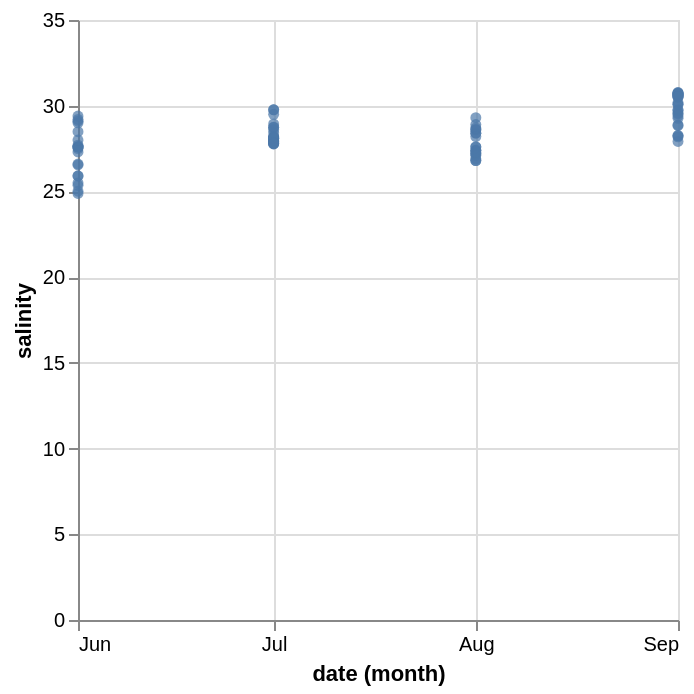

Write notebook code for a chart like this one.
### Code cell
alt.Chart(ctd).mark_circle().encode(
    alt.X('month(date)'),
    alt.Y('salinity')
)

### Figure 1 — Vega-Lite specification as saved in the notebook (floating-point values rounded to 4 significant figures)
{"config": {"view": {"continuousWidth": 300, "continuousHeight": 300}}, "data": {"name": "data-519d36ff2a803831145b6c859c01d423"}, "mark": {"type": "circle"}, "encoding": {"x": {"field": "date", "timeUnit": "month", "type": "temporal"}, "y": {"field": "salinity", "type": "quantitative"}}, "$schema": "https://vega.github.io/schema/vega-lite/v5.20.1.json", "datasets": {"data-519d36ff2a803831145b6c859c01d423": [{"site": "Possession Point", "date": "2025-06-07", "data_point": "DE1", "temp": 16.2, "salinity": 25.01, "conductivity": null, "depth": 0}, {"site": "Possession Point", "date": "2025-06-07", "data_point": "DE1", "temp": 16.0, "salinity": 24.88, "conductivity": null, "depth": 2}, {"site": "Possession Point", "date": "2025-06-07", "data_point": "DE1", "temp": 15.6, "salinity": 25.36, "conductivity": null, "depth": 4}, {"site": "Possession Point", "date": "2025-06-07", "data_point": "DE1", "temp": 14.9, "salinity": 25.91, "conductivity": null, "depth": 6}, {"site": "Possession Point", "date": "2025-06-07", "data_point": "DE1", "temp": 14.1, "salinity": 26.55, "conductivity": null, "depth": 8}, {"site": "Possession Point", "date": "2025-06-07", "data_point": "DE1", "temp": 11.9, "salinity": 28.48, "conductivity": null, "depth": 10}, {"site": "Possession Point", "date": "2025-06-07", "data_point": "DE2", "temp": 17.2, "salinity": 27.3, "conductivity": null, "depth": 0}, {"site": "Possession Point", "date": "2025-06-07", "data_point": "DE2", "temp": 16.6, "salinity": 27.5, "conductivity": null, "depth": 2}, {"site": "Possession Point", "date": "2025-06-07", "data_point": "DE2", "temp": 15.6, "salinity": 27.6, "conductivity": null, "depth": 4}, {"site": "Possession Point", "date": "2025-06-07", "data_point": "DE2", "temp": 14.8, "salinity": 27.6, "conductivity": null, "depth": 6}, {"site": "Possession Point", "date": "2025-06-07", "data_point": "DE2", "temp": 13.6, "salinity": 27.7, "conductivity": null, "depth": 8}, {"site": "Possession Point", "date": "2025-06-07", "data_point": "DE2", "temp": 11.9, "salinity": 29.1, "conductivity": null, "depth": 10}, {"site": "Possession Point", "date": "2025-06-07", "data_point": "SE1", "temp": 17.8, "salinity": 27.6, "conductivity": null, "depth": 0}, {"site": "Possession Point", "date": "2025-06-07", "data_point": "SE1", "temp": 16.7, "salinity": 27.6, "conductivity": null, "depth": 2}, {"site": "Possession Point", "date": "2025-06-07", "data_point": "SE1", "temp": 13.7, "salinity": 28.0, "conductivity": null, "depth": 4}, {"site": "Possession Point", "date": "2025-06-07", "data_point": "SE1", "temp": 12.0, "salinity": 29.2, "conductivity": null, "depth": 6}, {"site": "Possession Point", "date": "2025-06-07", "data_point": "SE1", "temp": 11.7, "salinity": 29.0, "conductivity": null, "depth": 8}, {"site": "Possession Point", "date": "2025-06-07", "data_point": "SE1", "temp": 11.4, "salinity": 29.4, "conductivity": null, "depth": 10}, {"site": "Possession Point", "date": "2025-06-07", "data_point": "SE2", "temp": 17.5, "salinity": 25.5, "conductivity": null, "depth": 0}, {"site": "Possession Point", "date": "2025-06-07", "data_point": "SE2", "temp": 15.2, "salinity": 25.9, "conductivity": null, "depth": 2}, {"site": "Possession Point", "date": "2025-06-07", "data_point": "SE2", "temp": 14.4, "salinity": 26.6, "conductivity": null, "depth": 4}, {"site": "Possession Point", "date": "2025-07-20", "data_point": "DE1", "temp": 16.0, "salinity": 27.89, "conductivity": 35.8, "depth": 0}, {"site": "Possession Point", "date": "2025-07-20", "data_point": "DE1", "temp": 16.0, "salinity": 27.89, "conductivity": 35.8, "depth": 2}, {"site": "Possession Point", "date": "2025-07-20", "data_point": "DE1", "temp": 15.9, "salinity": 27.91, "conductivity": 35.75, "depth": 4}, {"site": "Possession Point", "date": "2025-07-20", "data_point": "DE1", "temp": 15.4, "salinity": 28.14, "conductivity": 35.61, "depth": 6}, {"site": "Possession Point", "date": "2025-07-20", "data_point": "DE1", "temp": 15.1, "salinity": 28.42, "conductivity": 35.68, "depth": 8}, {"site": "Possession Point", "date": "2025-07-20", "data_point": "DE1", "temp": 14.9, "salinity": 28.61, "conductivity": 35.73, "depth": 10}, {"site": "Possession Point", "date": "2025-07-20", "data_point": "DE1", "temp": 14.8, "salinity": 28.75, "conductivity": 35.8, "depth": 12}, {"site": "Possession Point", "date": "2025-07-20", "data_point": "DE1", "temp": 14.6, "salinity": 28.94, "conductivity": 35.85, "depth": 14}, {"site": "Possession Point", "date": "2025-07-20", "data_point": "DE1", "temp": 13.2, "salinity": 29.76, "conductivity": 35.58, "depth": 16}, {"site": "Possession Point", "date": "2025-07-20", "data_point": "DE2", "temp": 16.0, "salinity": 27.8, "conductivity": 35.7, "depth": 0}, {"site": "Possession Point", "date": "2025-07-20", "data_point": "DE2", "temp": 15.9, "salinity": 27.88, "conductivity": 35.71, "depth": 2}, {"site": "Possession Point", "date": "2025-07-20", "data_point": "DE2", "temp": 15.7, "salinity": 27.99, "conductivity": 35.68, "depth": 4}, {"site": "Possession Point", "date": "2025-07-20", "data_point": "DE2", "temp": 15.5, "salinity": 28.08, "conductivity": 35.62, "depth": 6}, {"site": "Possession Point", "date": "2025-07-20", "data_point": "DE2", "temp": 15.2, "salinity": 28.2, "conductivity": 35.51, "depth": 8}, {"site": "Possession Point", "date": "2025-07-20", "data_point": "DE2", "temp": 14.9, "salinity": 28.74, "conductivity": 35.87, "depth": 10}, {"site": "Possession Point", "date": "2025-07-20", "data_point": "DE2", "temp": 13.8, "salinity": 29.5, "conductivity": 35.8, "depth": 12}, {"site": "Possession Point", "date": "2025-07-20", "data_point": "DE2", "temp": 13.1, "salinity": 29.77, "conductivity": 35.5, "depth": 14}, {"site": "Possession Point", "date": "2025-07-20", "data_point": "SE1", "temp": 15.5, "salinity": 28.12, "conductivity": 35.66, "depth": 0}, {"site": "Possession Point", "date": "2025-07-20", "data_point": "SE1", "temp": 15.5, "salinity": 28.09, "conductivity": 35.63, "depth": 2}, {"site": "Possession Point", "date": "2025-07-20", "data_point": "SE1", "temp": 15.5, "salinity": 28.1, "conductivity": 35.64, "depth": 4}, {"site": "Possession Point", "date": "2025-07-20", "data_point": "SE1", "temp": 15.4, "salinity": 28.17, "conductivity": 35.64, "depth": 6}, {"site": "Possession Point", "date": "2025-07-20", "data_point": "SE2", "temp": 16.2, "salinity": 27.78, "conductivity": 35.84, "depth": 0}, {"site": "Possession Point", "date": "2025-07-20", "data_point": "SE2", "temp": 16.2, "salinity": 27.77, "conductivity": 35.83, "depth": 2}, {"site": "Possession Point", "date": "2025-07-20", "data_point": "SE2", "temp": 16.1, "salinity": 27.82, "conductivity": 35.81, "depth": 4}, {"site": "Possession Point", "date": "2025-08-23", "data_point": "DE1", "temp": 17.0, "salinity": 26.8, "conductivity": null, "depth": 0}, {"site": "Possession Point", "date": "2025-08-23", "data_point": "DE1", "temp": 16.6, "salinity": 26.8, "conductivity": null, "depth": 2}, {"site": "Possession Point", "date": "2025-08-23", "data_point": "DE1", "temp": 15.8, "salinity": 27.4, "conductivity": null, "depth": 4}, {"site": "Possession Point", "date": "2025-08-23", "data_point": "DE1", "temp": 14.6, "salinity": 28.4, "conductivity": null, "depth": 6}, {"site": "Possession Point", "date": "2025-08-23", "data_point": "DE1", "temp": 14.4, "salinity": 28.6, "conductivity": null, "depth": 8}, {"site": "Possession Point", "date": "2025-08-23", "data_point": "DE1", "temp": 14.3, "salinity": 28.6, "conductivity": null, "depth": 10}, {"site": "Possession Point", "date": "2025-08-23", "data_point": "DE2", "temp": 17.4, "salinity": 27.2, "conductivity": null, "depth": 0}, {"site": "Possession Point", "date": "2025-08-23", "data_point": "DE2", "temp": 16.3, "salinity": 27.2, "conductivity": null, "depth": 2}, {"site": "Possession Point", "date": "2025-08-23", "data_point": "DE2", "temp": 15.9, "salinity": 27.6, "conductivity": null, "depth": 4}, {"site": "Possession Point", "date": "2025-08-23", "data_point": "DE2", "temp": 16.1, "salinity": 28.4, "conductivity": null, "depth": 6}, {"site": "Possession Point", "date": "2025-08-23", "data_point": "DE2", "temp": 15.2, "salinity": 28.9, "conductivity": null, "depth": 8}, {"site": "Possession Point", "date": "2025-08-23", "data_point": "DE2", "temp": 13.8, "salinity": 29.3, "conductivity": null, "depth": 10}, {"site": "Possession Point", "date": "2025-08-23", "data_point": "SE1", "temp": 17.2, "salinity": 27.4, "conductivity": null, "depth": 0}, {"site": "Possession Point", "date": "2025-08-23", "data_point": "SE1", "temp": 16.4, "salinity": 27.6, "conductivity": null, "depth": 2}, {"site": "Possession Point", "date": "2025-08-23", "data_point": "SE1", "temp": 15.6, "salinity": 28.2, "conductivity": null, "depth": 4}, {"site": "Possession Point", "date": "2025-08-23", "data_point": "SE1", "temp": 15.5, "salinity": 28.7, "conductivity": null, "depth": 6}, {"site": "Possession Point", "date": "2025-08-23", "data_point": "SE2", "temp": 18.7, "salinity": 27.1, "conductivity": null, "depth": 0}, {"site": "Possession Point", "date": "2025-08-23", "data_point": "SE2", "temp": 17.2, "salinity": 26.9, "conductivity": null, "depth": 2}, {"site": "Possession Point", "date": "2025-08-23", "data_point": "SE2", "temp": 17.0, "salinity": 27.3, "conductivity": null, "depth": 4}, {"site": "Possession Point", "date": "2025-09-05", "data_point": "DE1", "temp": 16.2, "salinity": 27.92, "conductivity": 36.0, "depth": 0}, {"site": "Possession Point", "date": "2025-09-05", "data_point": "DE1", "temp": 15.4, "salinity": 28.84, "conductivity": 36.4, "depth": 2}, {"site": "Possession Point", "date": "2025-09-05", "data_point": "DE1", "temp": 15.2, "salinity": 28.88, "conductivity": 36.28, "depth": 4}, {"site": "Possession Point", "date": "2025-09-05", "data_point": "DE1", "temp": 14.8, "salinity": 29.27, "conductivity": 36.38, "depth": 6}, {"site": "Possession Point", "date": "2025-09-05", "data_point": "DE1", "temp": 14.5, "salinity": 29.57, "conductivity": 36.47, "depth": 8}, {"site": "Possession Point", "date": "2025-09-05", "data_point": "DE1", "temp": 13.7, "salinity": 30.18, "conductivity": 36.46, "depth": 10}, {"site": "Possession Point", "date": "2025-09-05", "data_point": "DE1", "temp": 13.1, "salinity": 30.57, "conductivity": 36.36, "depth": 12}, {"site": "Possession Point", "date": "2025-09-05", "data_point": "DE1", "temp": 13.0, "salinity": 30.7, "conductivity": 36.42, "depth": 14}, {"site": "Possession Point", "date": "2025-09-05", "data_point": "DE1", "temp": 13.0, "salinity": 30.64, "conductivity": 36.35, "depth": 16}, {"site": "Possession Point", "date": "2025-09-05", "data_point": "DE1", "temp": 13.0, "salinity": 30.66, "conductivity": 36.37, "depth": 18}, {"site": "Possession Point", "date": "2025-09-05", "data_point": "DE2", "temp": 15.7, "salinity": 29.76, "conductivity": 37.7, "depth": 0}, {"site": "Possession Point", "date": "2025-09-05", "data_point": "DE2", "temp": 15.6, "salinity": 29.53, "conductivity": 37.36, "depth": 2}, {"site": "Possession Point", "date": "2025-09-05", "data_point": "DE2", "temp": 14.1, "salinity": 30.08, "conductivity": 36.69, "depth": 4}, {"site": "Possession Point", "date": "2025-09-05", "data_point": "DE2", "temp": 13.4, "salinity": 30.54, "conductivity": 36.59, "depth": 6}, {"site": "Possession Point", "date": "2025-09-05", "data_point": "DE2", "temp": 13.1, "salinity": 30.61, "conductivity": 36.4, "depth": 8}, {"site": "Possession Point", "date": "2025-09-05", "data_point": "DE2", "temp": 13.0, "salinity": 30.7, "conductivity": 36.41, "depth": 10}, {"site": "Possession Point", "date": "2025-09-05", "data_point": "DE2", "temp": 12.9, "salinity": 30.76, "conductivity": 36.39, "depth": 12}, {"site": "Possession Point", "date": "2025-09-05", "data_point": "DE2", "temp": 12.9, "salinity": 30.77, "conductivity": 36.4, "depth": 14}, {"site": "Possession Point", "date": "2025-09-05", "data_point": "DE2", "temp": 12.9, "salinity": 30.72, "conductivity": 36.35, "depth": 16}, {"site": "Possession Point", "date": "2025-09-05", "data_point": "SE1", "temp": 15.1, "salinity": 29.73, "conductivity": 37.16, "depth": 0}, {"site": "Possession Point", "date": "2025-09-05", "data_point": "SE1", "temp": 15.3, "salinity": 29.41, "conductivity": 36.96, "depth": 2}, {"site": "Possession Point", "date": "2025-09-05", "data_point": "SE1", "temp": 14.2, "salinity": 30.07, "conductivity": 36.76, "depth": 4}, {"site": "Possession Point", "date": "2025-09-05", "data_point": "SE1", "temp": 13.5, "salinity": 30.5, "conductivity": 36.63, "depth": 6}, {"site": "Possession Point", "date": "2025-09-05", "data_point": "SE1", "temp": 13.5, "salinity": 30.53, "conductivity": 36.66, "depth": 8}, {"site": "Possession Point", "date": "2025-09-05", "data_point": "SE2", "temp": 16.1, "salinity": 28.19, "conductivity": 36.23, "depth": 0}, {"site": "Possession Point", "date": "2025-09-05", "data_point": "SE2", "temp": 16.0, "salinity": 28.26, "conductivity": 36.23, "depth": 2}, {"site": "Possession Point", "date": "2025-09-05", "data_point": "SE2", "temp": 16.0, "salinity": 28.26, "conductivity": 36.23, "depth": 4}, {"site": "Possession Point", "date": "2025-09-05", "data_point": "SE2", "temp": null, "salinity": null, "conductivity": null, "depth": 6}]}}
